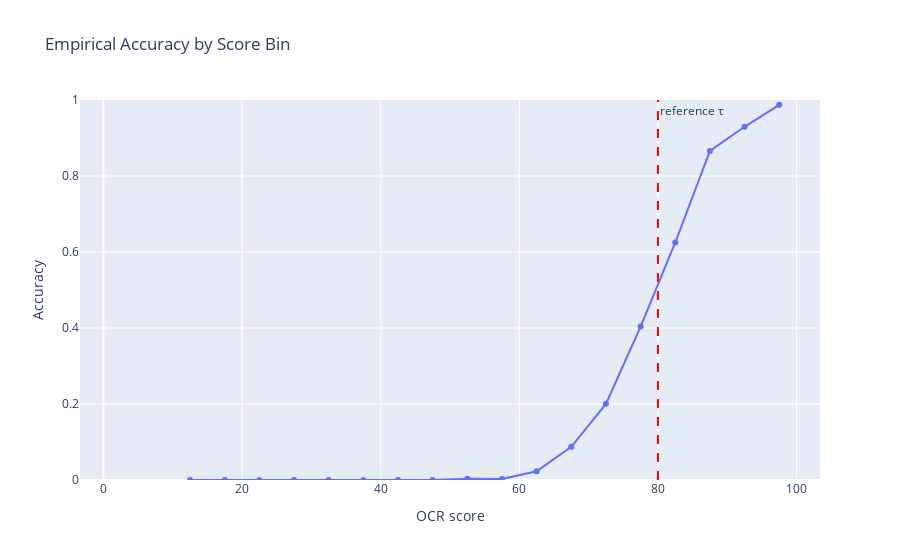

Write notebook code for a chart like this one.
### Markdown cell above
### 1.2 Empirical Accuracy by Confidence Score

To validate that the simulated OCR scores follow the intended ground truth behavior,  
we compute the empirical accuracy (fraction of correctly recognized documents) within 5-point score bins.

This plot visualizes how accuracy increases with OCR confidence, approximating the true sigmoid function used to generate the data.  
The red dashed line (**τ**) marks the underlying “true” decision boundary in the synthetic setup — where accuracy transitions most sharply.  
A well-behaved calibration curve should closely follow this empirical relationship in later steps.

### Code cell
bins = np.arange(0, 101, 5)
acc_by_bin = df.groupby(pd.cut(df["score"], bins), observed=False)["is_correct"].mean().reset_index()
acc_by_bin["score_bin"] = bins[:-1] + 2.5

fig_acc = px.line(
    acc_by_bin,
    x="score_bin",
    y="is_correct",
    markers=True,
    title="Empirical Accuracy by Score Bin",
    labels={"is_correct": "Accuracy", "score_bin": "OCR score"}
)
fig_acc.add_vline(
    x=TRUE_TAU,
    line_dash="dash",
    line_color="red",
    annotation_text="reference τ"
)
fig_acc.update_yaxes(range=[0,1])
fig_acc.show()

### Figure 1 — Plotly figure (JSON) as saved in the notebook; plotly's stock layout.template omitted (floating-point values rounded to 4 significant figures)
{"data": [{"hovertemplate": "OCR score=%{x}<br>Accuracy=%{y}<extra></extra>", "legendgroup": "", "line": {"color": "#636efa", "dash": "solid"}, "marker": {"symbol": "circle"}, "mode": "lines+markers", "name": "", "orientation": "v", "showlegend": false, "type": "scatter", "x": [2.5, 7.5, 12.5, 17.5, 22.5, 27.5, 32.5, 37.5, 42.5, 47.5, 52.5, 57.5, 62.5, 67.5, 72.5, 77.5, 82.5, 87.5, 92.5, 97.5], "xaxis": "x", "y": [NaN, NaN, 0.0, 0.0, 0.0, 0.0, 0.0, 0.0, 0.0, 0.0, 0.00361, 0.002695, 0.02304, 0.08729, 0.2004, 0.4037, 0.625, 0.8659, 0.9295, 0.9872], "yaxis": "y"}], "layout": {"annotations": [{"showarrow": false, "text": "reference τ", "x": 80, "xanchor": "left", "xref": "x", "y": 1, "yanchor": "top", "yref": "y domain"}], "legend": {"tracegroupgap": 0}, "shapes": [{"line": {"color": "red", "dash": "dash"}, "type": "line", "x0": 80, "x1": 80, "xref": "x", "y0": 0, "y1": 1, "yref": "y domain"}], "title": {"text": "Empirical Accuracy by Score Bin"}, "xaxis": {"anchor": "y", "domain": [0, 1], "title": {"text": "OCR score"}}, "yaxis": {"anchor": "x", "domain": [0, 1], "range": [0, 1], "title": {"text": "Accuracy"}}}}
